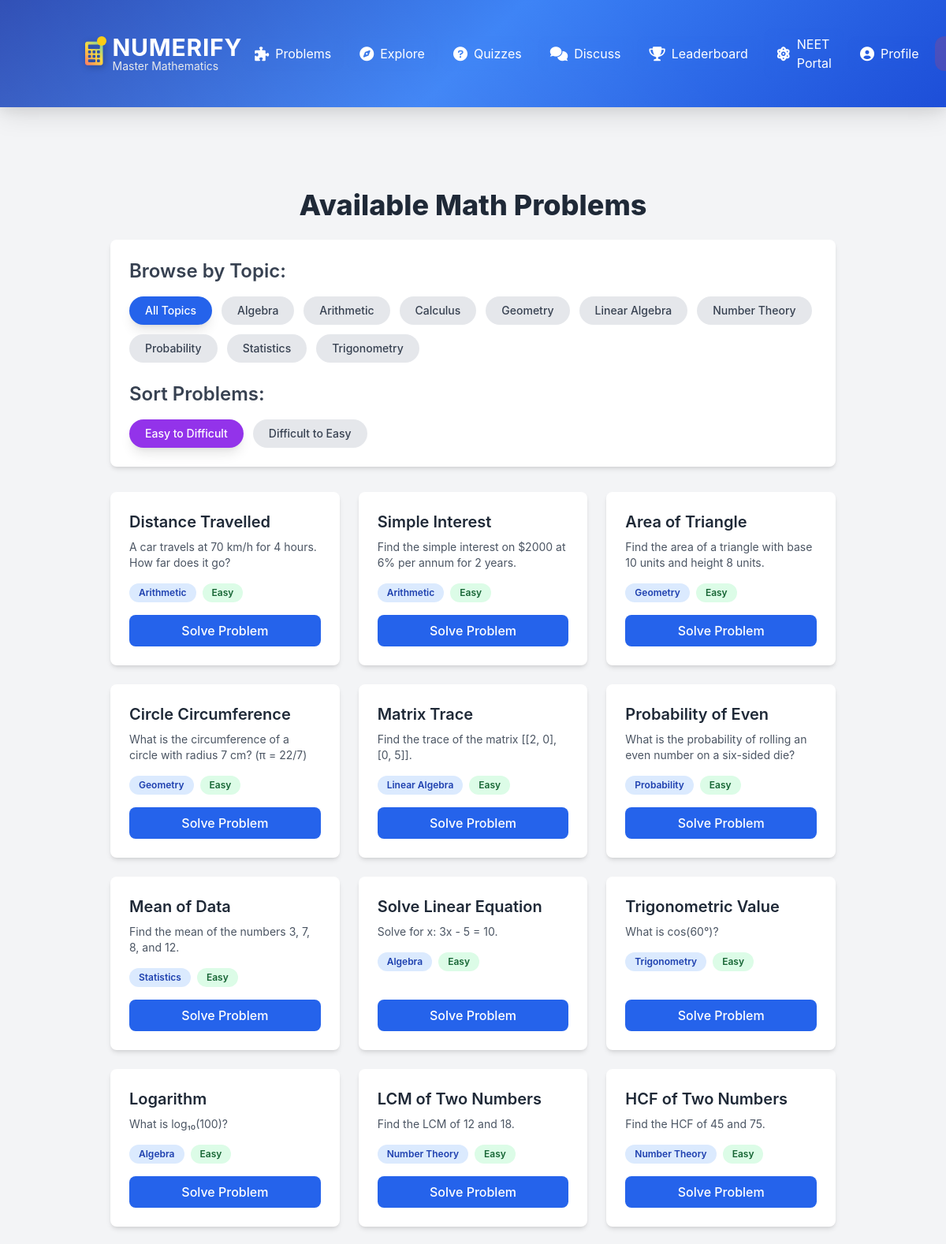
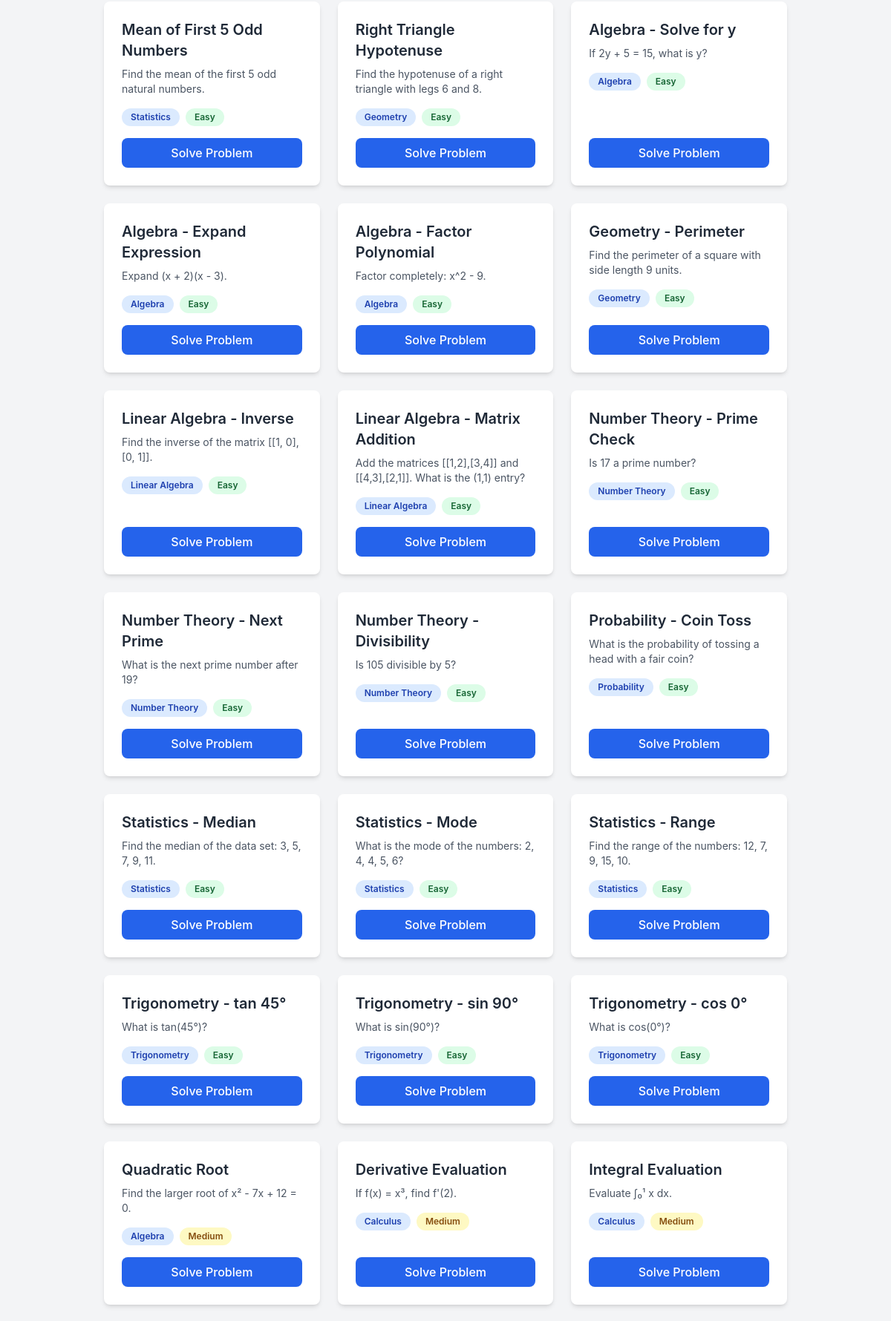
The page /dashboard (signed in, upper part) on the database its author committed (2 pictures, top to bottom).
### models.py (models this page shows, shortened)
class Problem(db.Model):
    id = db.Column(db.Integer, primary_key=True)
    title = db.Column(db.String(200), nullable=False)
    description = db.Column(db.Text, nullable=False)
    topic = db.Column(db.String(50), nullable=False)
    difficulty_level = db.Column(db.Integer, nullable=False, default=1) # 1=Easy, 2=Medium, 3=Hard (used previously)
    answer = db.Column(db.String(100), nullable=False) # For simple direct answer problems
    submissions = db.relationship('Submission', backref='problem', lazy=True)

### problems.py (the view)
@problems.route('/dashboard')
@login_required
def dashboard():
    topics = db.session.query(Problem.topic).distinct().all()
    topics = sorted([t[0] for t in topics])
    selected_topic = request.args.get('topic')
    sort_order = request.args.get('sort', 'asc') # 'asc' for easy to difficult, 'desc' for difficult to easy
    query = Problem.query
    if selected_topic and selected_topic != 'All Topics': # 'All Topics' is a special case for no filter
        query = query.filter_by(topic=selected_topic)
    if sort_order == 'asc':
        query = query.order_by(Problem.difficulty_level.asc())
    elif sort_order == 'desc':
        query = query.order_by(Problem.difficulty_level.desc())
    else:
        query = query.order_by(Problem.id.asc()) # Or by title, etc.
    all_problems = query.all()
    return render_template('dashboard.html',
                           problems=all_problems,
                           topics=topics,
                           selected_topic=selected_topic,
                           sort_order=sort_order)

### templates/dashboard.html (shortened to what this page needs)
{% extends "base.html" %}
{% block content %}
<div class="container mx-auto mt-8 px-4 sm:px-6 lg:px-8">
    <h1 class="text-4xl font-extrabold text-gray-800 mb-6 text-center">Available Math Problems</h1>
    <div class="bg-white shadow-md rounded-lg p-6 mb-8">
        <h3 class="text-2xl font-semibold text-gray-700 mb-4">Browse by Topic:</h3>
        <div class="flex flex-wrap gap-3 mb-6">
            <a href="{{ url_for('problems.dashboard', sort=sort_order) }}"
               class="px-5 py-2 rounded-full font-medium text-sm
                      {% if not selected_topic or selected_topic == 'All Topics' %}bg-blue-600 text-white shadow-lg
                      {% else %}bg-gray-200 text-gray-700 hover:bg-blue-100{% endif %}
                      transition duration-200">
                All Topics
            </a>
            {% for topic in topics %}
                <a href="{{ url_for('problems.dashboard', topic=topic, sort=sort_order) }}"
                   class="px-5 py-2 rounded-full font-medium text-sm
                          {% if selected_topic == topic %}bg-blue-600 text-white shadow-lg
                          {% else %}bg-gray-200 text-gray-700 hover:bg-blue-100{% endif %}
                          transition duration-200">
                    {{ topic }}
                </a>
            {% endfor %}
        </div>
        <h3 class="text-2xl font-semibold text-gray-700 mb-4">Sort Problems:</h3>
        <div class="flex flex-wrap gap-3">
            <a href="{{ url_for('problems.dashboard', topic=selected_topic, sort='asc') }}"
               class="px-5 py-2 rounded-full font-medium text-sm
                      {% if sort_order == 'asc' %}bg-purple-600 text-white shadow-lg
                      {% else %}bg-gray-200 text-gray-700 hover:bg-purple-100{% endif %}
                      transition duration-200">
                Easy to Difficult
            </a>
            <a href="{{ url_for('problems.dashboard', topic=selected_topic, sort='desc') }}"
               class="px-5 py-2 rounded-full font-medium text-sm
                      {% if sort_order == 'desc' %}bg-purple-600 text-white shadow-lg
                      {% else %}bg-gray-200 text-gray-700 hover:bg-purple-100{% endif %}
                      transition duration-200">
                Difficult to Easy
            </a>
        </div>
    </div>
    <div class="grid grid-cols-1 md:grid-cols-2 lg:grid-cols-3 gap-6">
        {% if problems %}
            {% for problem in problems %}
                <div class="bg-white shadow-md rounded-lg p-6 flex flex-col justify-between hover:shadow-lg transition-shadow duration-200">
                    <div>
                        <h4 class="text-xl font-semibold text-gray-800 mb-2">{{ problem.title }}</h4>
                        <p class="text-gray-600 text-sm mb-4 line-clamp-3">{{ problem.description }}</p>
                        <div class="flex items-center gap-2 mb-4">
                            <span class="px-3 py-1 text-xs font-semibold rounded-full bg-blue-100 text-blue-800">{{ problem.topic }}</span>
                            {% if problem.difficulty_level == 1 %}
                                <span class="px-3 py-1 text-xs font-semibold rounded-full bg-green-100 text-green-800">Easy</span>
                            {% elif problem.difficulty_level == 2 %}
                                <span class="px-3 py-1 text-xs font-semibold rounded-full bg-yellow-100 text-yellow-800">Medium</span>
                            {% elif problem.difficulty_level == 3 %}
                                <span class="px-3 py-1 text-xs font-semibold rounded-full bg-red-100 text-red-800">Hard</span>
                            {% endif %}
                        </div>
                    </div>
                    <a href="{{ url_for('problems.problem_detail', pid=problem.id) }}"
                       class="mt-auto block text-center bg-blue-600 text-white py-2 px-4 rounded-lg hover:bg-blue-700 transition duration-200 font-medium">
                        Solve Problem
                    </a>
                </div>
            {% endfor %}
        {% else %}
            <div class="col-span-full bg-white shadow-md rounded-lg p-6 text-center text-gray-600">
                No problems found for the selected topic or criteria.
            </div>
        {% endif %}
    </div>
</div>
{% endblock %}

### templates/base.html (style rules this page uses)
body { font-family: 'Inter', sans-serif; background-color: #f3f4f6; color: #333; }
.container { max-width: 960px; margin: 0 auto; padding: 20px; }

### rows shown on the page
Problem: title "Distance Travelled", description "A car travels at 70 km/h for 4 hours. How far does it go?", topic "Arithmetic", difficulty_level "Easy"
Problem: title "Simple Interest", description "Find the simple interest on $2000 at 6% per annum for 2 years.", topic "Arithmetic", difficulty_level "Easy"
Problem: title "Area of Triangle", description "Find the area of a triangle with base 10 units and height 8 units.", topic "Geometry", difficulty_level "Easy"
Problem: title "Circle Circumference", description "What is the circumference of a circle with radius 7 cm? (π = 22/7)", topic "Geometry", difficulty_level "Easy"
Problem: title "Matrix Trace", description "Find the trace of the matrix [[2, 0], [0, 5]].", topic "Linear Algebra", difficulty_level "Easy"
Problem: title "Probability of Even", description "What is the probability of rolling an even number on a six-sided die?", topic "Probability", difficulty_level "Easy"
Problem: title "Mean of Data", description "Find the mean of the numbers 3, 7, 8, and 12.", topic "Statistics", difficulty_level "Easy"
Problem: title "Solve Linear Equation", description "Solve for x: 3x - 5 = 10.", topic "Algebra", difficulty_level "Easy"
Problem: title "Trigonometric Value", description "What is cos(60°)?", topic "Trigonometry", difficulty_level "Easy"
Problem: title "Logarithm", description "What is log₁₀(100)?", topic "Algebra", difficulty_level "Easy"
Problem: title "LCM of Two Numbers", description "Find the LCM of 12 and 18.", topic "Number Theory", difficulty_level "Easy"
Problem: title "HCF of Two Numbers", description "Find the HCF of 45 and 75.", topic "Number Theory", difficulty_level "Easy"
Problem: title "Mean of First 5 Odd Numbers", description "Find the mean of the first 5 odd natural numbers.", topic "Statistics", difficulty_level "Easy"
Problem: title "Right Triangle Hypotenuse", description "Find the hypotenuse of a right triangle with legs 6 and 8.", topic "Geometry", difficulty_level "Easy"
Problem: title "Algebra - Solve for y", description "If 2y + 5 = 15, what is y?", topic "Algebra", difficulty_level "Easy"
Problem: title "Algebra - Expand Expression", description "Expand (x + 2)(x - 3).", topic "Algebra", difficulty_level "Easy"
Problem: title "Algebra - Factor Polynomial", description "Factor completely: x^2 - 9.", topic "Algebra", difficulty_level "Easy"
Problem: title "Geometry - Perimeter", description "Find the perimeter of a square with side length 9 units.", topic "Geometry", difficulty_level "Easy"
Problem: title "Linear Algebra - Inverse", description "Find the inverse of the matrix [[1, 0], [0, 1]].", topic "Linear Algebra", difficulty_level "Easy"
Problem: title "Linear Algebra - Matrix Addition", description "Add the matrices [[1,2],[3,4]] and [[4,3],[2,1]]. What is the (1,1) entry?", topic "Linear Algebra", difficulty_level "Easy"
Problem: title "Number Theory - Prime Check", description "Is 17 a prime number?", topic "Number Theory", difficulty_level "Easy"
Problem: title "Number Theory - Next Prime", description "What is the next prime number after 19?", topic "Number Theory", difficulty_level "Easy"
Problem: title "Number Theory - Divisibility", description "Is 105 divisible by 5?", topic "Number Theory", difficulty_level "Easy"
Problem: title "Probability - Coin Toss", description "What is the probability of tossing a head with a fair coin?", topic "Probability", difficulty_level "Easy"
Problem: title "Statistics - Median", description "Find the median of the data set: 3, 5, 7, 9, 11.", topic "Statistics", difficulty_level "Easy"
Problem: title "Statistics - Mode", description "What is the mode of the numbers: 2, 4, 4, 5, 6?", topic "Statistics", difficulty_level "Easy"
Problem: title "Statistics - Range", description "Find the range of the numbers: 12, 7, 9, 15, 10.", topic "Statistics", difficulty_level "Easy"
Problem: title "Trigonometry - tan 45°", description "What is tan(45°)?", topic "Trigonometry", difficulty_level "Easy"
Problem: title "Trigonometry - sin 90°", description "What is sin(90°)?", topic "Trigonometry", difficulty_level "Easy"
Problem: title "Trigonometry - cos 0°", description "What is cos(0°)?", topic "Trigonometry", difficulty_level "Easy"
Problem: title "Quadratic Root", description "Find the larger root of x² - 7x + 12 = 0.", topic "Algebra", difficulty_level "Medium"
Problem: title "Derivative Evaluation", description "If f(x) = x³, find f'(2).", topic "Calculus", difficulty_level "Medium"
Problem: title "Integral Evaluation", description "Evaluate ∫₀¹ x dx.", topic "Calculus", difficulty_level "Medium"

### other values the page prints
{{ topic }} "Algebra" "Arithmetic" "Calculus" "Geometry" "Linear Algebra" "Number Theory" "Probability" "Statistics" "Trigonometry"
